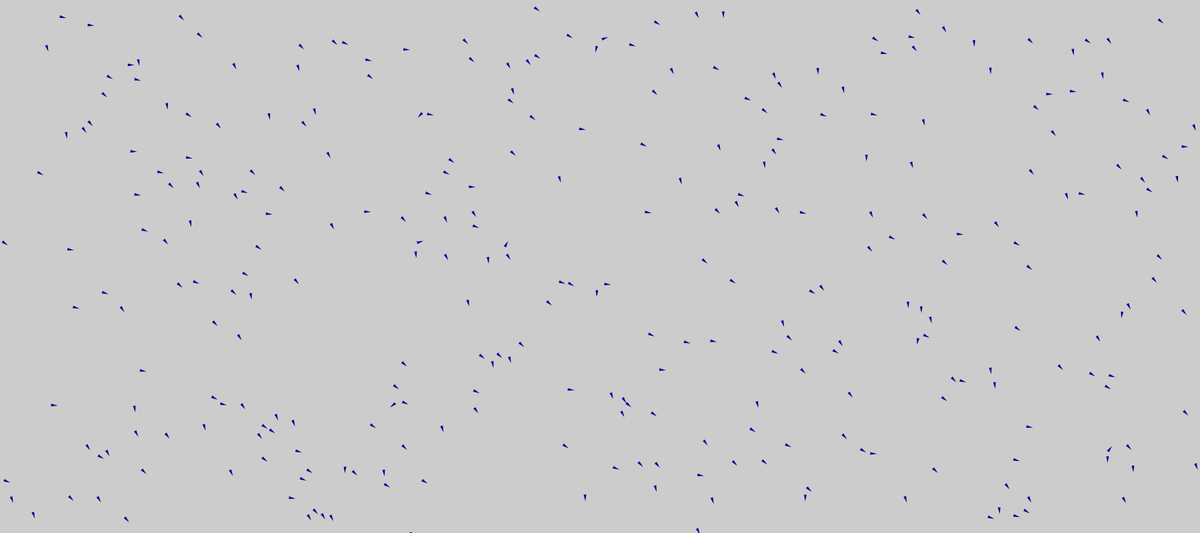
Frame 1 (no input)
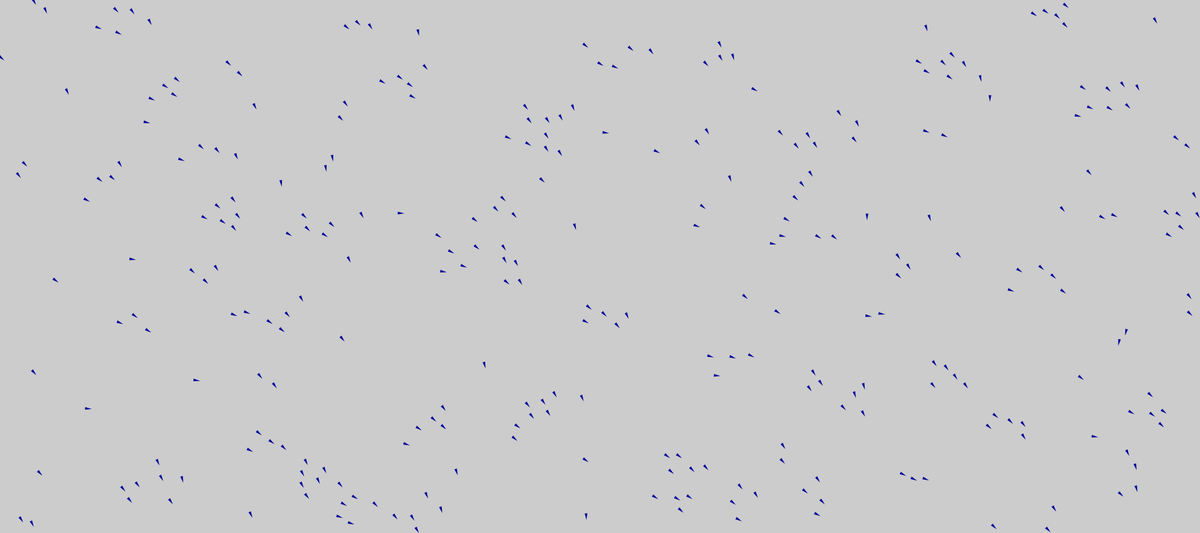
Frame 60 (the mouse pressed at the canvas centre just before this capture)
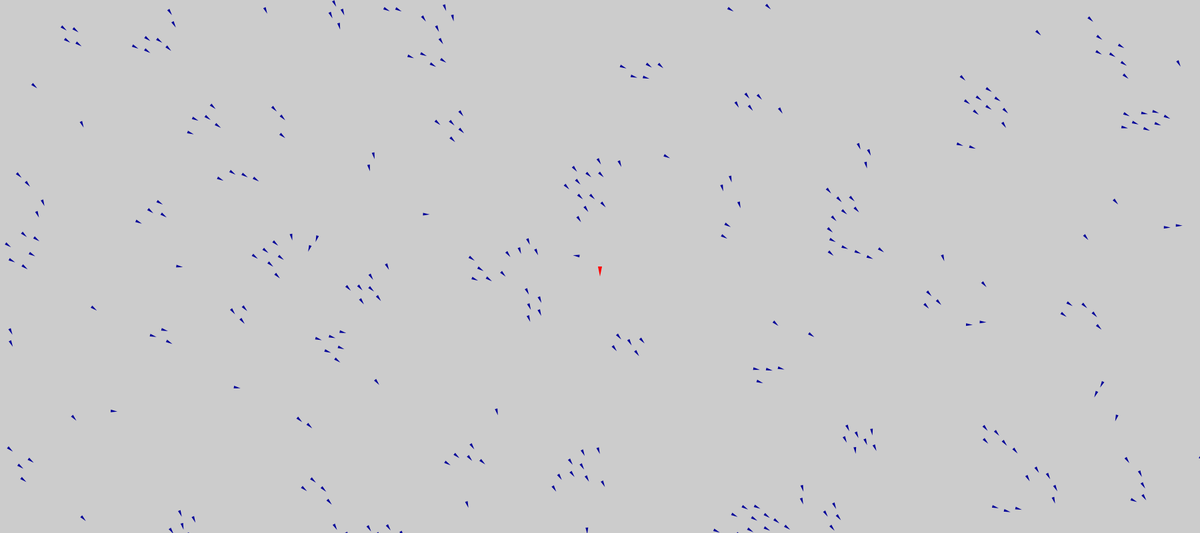
Frame 120 (the mouse held since frame 60 and released just before this capture)

The Processing sketch that drew these frames (run headless with seeded random() and noise(); from frame 60 on, the mouse is pressed at the canvas centre):

// Processing sketch: processing_9414
// ── processing_9414.pde

int list1=0;
int i; 
int j; 
int nj; 
float d; 
float abs_speed; 
float f_corr1; 
float f_corr2; 
float f_corr3; 
int n = 300;  //number of boids
int count=0;  //counting shifts
int mouseC=0; //num of mouse clicks
int newPos=0;
int gstrength = 35;
int grange = 40;
float x1 = 0;
float x2 = 0;
float y1 = 0;
float y2 = 0;
float r=2.0;
ArrayList nodes;
ArrayList Inodes;
MyBoid[] bv = new MyBoid[n]; 
Position center = new Position(0, 0); 
Speed avgspd = new Speed(0, 0); 
float distToNode = 0; 
float distToNode2 = 0; 
 
 
void setup()
{ 
  size(1800, 800); 
  noStroke(); 
  nodes = new ArrayList();
  Inodes = new ArrayList();  // Create an empty ArrayList 
  for(i=0; i<n; i++) 
  { 
    bv[i] = new MyBoid(i); 
    bv[i].position.x = random(0, width); 
    bv[i].position.y = random(0, height);
    bv[i].speed.x = random(0, 2); 
    bv[i].speed.y = random(0, 2); 
  } 
} 

void keyPressed ()
{
    if (key == CODED) {
      if (keyCode == UP) {
          gstrength++;
          println("strength: " + gstrength);
      }    
      if (keyCode == DOWN) {
         gstrength--;
         println("strength: " + gstrength);
      }  
      if (keyCode == RIGHT) {
         grange+=10;
         println("range: " + grange);
      }  
      if (keyCode == LEFT) {
         grange-=10;
         println("range: " + grange);
      }    
    } 
}

void mousePressed() 
{
    nodes.add(new MyNode(mouseX, mouseY)); 
    //shift and replace nodes to create a line
    mouseC++; //count number of times mouse clicked
     if(nodes.size() > 1)
    {
      int len1 = nodes.size()-1; 
      MyNode node1 = (MyNode) nodes.get(mouseC-2);
      MyNode last = (MyNode) nodes.get(len1);
      //nodes.remove(last); // get/remove last value
      x1 = node1.position.x;
      x2 = last.position.x;
      y1 = node1.position.y;
      y2 = last.position.y;
      distToNode2 = dist(x1, y1, x2, y2); 
      for(float l= 1; l < 10; l++)
      {
          float newX = ((x2-x1)/10)*l;
          float newY = ((y2-y1)/10)*l;
          Inodes.add(new MyNode(newX+x1, newY+y1));
          count++; 
      }  
    }
}
 
void draw()
{ 
  
  background(#CCCCCC); 
  for(i=0; i<n; i++)
  { 
    center.x = 0.0; 
    center.y = 0.0; 
    avgspd.x = 0.0; 
    avgspd.y = 0.0; 
    nj = 0; 
    for(j=0; j<n; j++)
    { 
      if(j != i) 
      { 
        d = dist(bv[i].position.x, bv[i].position.y, bv[j].position.x, bv[j].position.y); 
        if(d < 50) { 
          center.x += bv[j].position.x; 
          center.y += bv[j].position.y; 
          avgspd.x += bv[j].speed.x; 
          avgspd.y += bv[j].speed.y; 
          if(d < 20) 
          { 
            bv[i].speed.x -= ruleTwo(bv[i].position.x, bv[j].position.x, d); 
            bv[i].speed.y -= ruleTwo(bv[i].position.y, bv[j].position.y, d); 
          } 
          nj += 1; 
        } 
      }
    } 
    if(nj > 0) 
    { 
      bv[i].speed.x += ruleOne(bv[i].position.x, center.x/nj); 
      bv[i].speed.y += ruleOne(bv[i].position.y, center.y/nj); 
      bv[i].speed.x += ruleThree(bv[i].speed.x, avgspd.x/nj); 
      bv[i].speed.y += ruleThree(bv[i].speed.y, avgspd.y/nj); 
    } 
    bv[i].speed.x -= 0.005*bv[i].speed.x; 
    bv[i].speed.y -= 0.005*bv[i].speed.y; 
    for(int h=0; h< nodes.size(); h++) //repelling
    {
      MyNode node = (MyNode) nodes.get(h);
      distToNode = dist(bv[i].position.x, bv[i].position.y, node.position.x, node.position.y); 
      bv[i].speed.x -= ruleFour(bv[i].position.x, node.position.x, distToNode, grange, gstrength); 
      bv[i].speed.y -= ruleFour(bv[i].position.y, node.position.y, distToNode, grange, gstrength); 
    } 
      for(int h=0; h< Inodes.size(); h++) //repelling
    {
      MyNode node = (MyNode) Inodes.get(h);
      distToNode = dist(bv[i].position.x, bv[i].position.y, node.position.x, node.position.y); 
      bv[i].speed.x -= ruleFour(bv[i].position.x, node.position.x, distToNode, grange, gstrength); 
      bv[i].speed.y -= ruleFour(bv[i].position.y, node.position.y, distToNode, grange, gstrength); 
    } 
    bv[i].move();
      
    //wraparound
    if (bv[i].position.x < -r) bv[i].position.x = width+r;
    if (bv[i].position.y < -r) bv[i].position.y = height+r;
    if (bv[i].position.x > width+r) bv[i].position.x = -r;
    if (bv[i].position.y> height+r) bv[i].position.y = -r;
    
    fill(#000099); 
     
    abs_speed = sqrt(bv[i].speed.x*bv[i].speed.x + bv[i].speed.y*bv[i].speed.y); 
    if(abs_speed != 0) { 
      f_corr1 = 10/abs_speed; 
      f_corr2 = bv[i].speed.x/abs_speed; 
      f_corr3 = -bv[i].speed.y/abs_speed; 
      triangle(bv[i].position.x+bv[i].speed.x*f_corr1, bv[i].position.y+bv[i].speed.y*f_corr1, bv[i].position.x+2*f_corr3, bv[i].position.y+2*f_corr2, bv[i].position.x-2*f_corr3, bv[i].position.y-2*f_corr2); 
    } 
    else triangle(bv[i].position.x, bv[i].position.y+10, bv[i].position.x-2, bv[i].position.y, bv[i].position.x+2, bv[i].position.y); 
  } 
  //node
  nj = 0; 
  center.x = 0; 
  center.y = 0; 

  /*for(int h=0; h<nn; h++)
  {
    for(j=0; j<n; j++) 
    { 
  
      d = dist(node[h].position.x, node[h].position.y, bv[j].position.x, bv[j].position.y); 
      if(d < 100)
      { 
        center.x += bv[j].position.x; 
        center.y += bv[j].position.y; 
        nj += 1;
      } 
    } 
  }*/

  fill(#FF0000); 
  for(int h=0; h<nodes.size(); h++)
  {
    /*if(nodes.size() > 1)
    {
      int len1 = nodes.size()-1;
      MyNode node = (MyNode) nodes.get(mouseC-2);
      MyNode last = (MyNode) nodes.get(len1);
    triangle(node.position.x, node.position.y+15, node.position.x-3, node.position.y, node.position.x+3, node.position.y);
    stroke(1);
    line(node.position.x,node.position.y,last.position.x,last.position.y);
    }
    else
    {  */
       MyNode node = (MyNode) nodes.get(h);
       triangle(node.position.x, node.position.y+15, node.position.x-3, node.position.y, node.position.x+3, node.position.y);   
   // }    
  }
  for(int h=0; h<Inodes.size(); h++)
  {
    
       MyNode node = (MyNode) Inodes.get(h);
       ellipse(node.position.x, node.position.y, 3, 3);
       //triangle(node.position.x, node.position.y+15, node.position.x-3, node.position.y, node.position.x+3, node.position.y);
  }     
}
 
float ruleOne(float p, float c) { 
  return (c - p)/1500; 
} 
float ruleTwo(float p, float p2, float d) { 
  return ((20/(d+1)-1)*((p2 - p)/d)); 
} 
float ruleThree(float s, float avgs) { 
  return (avgs - s)/15; 
} 
float ruleFour(float p, float p_pred, float d, float range, int strength) 
{ 
  if (d < range) 
    return ((strength/(d+1)-1)*((p_pred - p)/d)); 
  else 
    return 0.0; 
} 

public class MyNode 
{
  //public int index; 
  public Position position; 
  public Speed speed; 
   
  MyNode(float x,float y) { 
    //this.index = idx; 
    this.position = new Position(x, y); 
    this.speed = new Speed(0, 0); 
  } 
   
  /*public void move() { 
    this.position.x += this.speed.x; 
    this.position.y += this.speed.y; */
} 
 
public class MyBoid 
{
  public int index; 
  public Position position; 
  public Speed speed; 
   
  MyBoid(int idx) { 
    this.index = idx; 
    this.position = new Position(0, 0); 
    this.speed = new Speed(0, 0); 
  } 
   
  public void move() { 
    this.position.x += this.speed.x; 
    this.position.y += this.speed.y; 
  } 
} 
 
public class Position { 
  public float x; 
  public float y; 
   
  Position(float ax, float ay) { 
    this.x = ax; 
    this.y = ay; 
  } 
} 
 
public class Speed { 
  public float x; 
  public float y; 
   
  Speed(float sx, float sy) { 
    this.x = sx; 
    this.y = sy; 
  } 
} 
